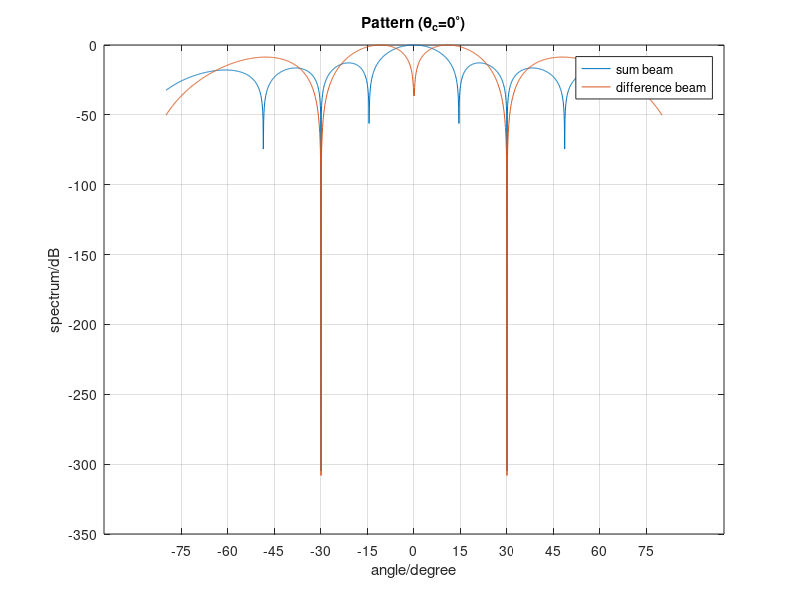
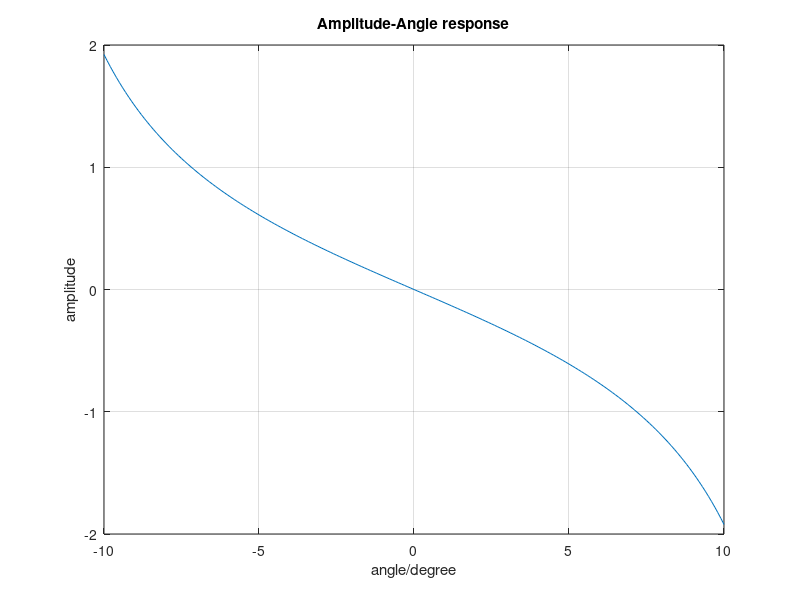

The MATLAB source for these figures, in order:
num_array = 2*4;
f = 10e9;
c = 3e8;
wavelength = c/f;
margin = wavelength/2;
theta_signal = 0;

weight_leftSubArray = exp(-1j*2*pi*margin*(0: num_array/2 - 1)'*sind(theta_signal)/wavelength);
weight_rightSubArray = exp(-1j*2*pi*margin*(num_array/2: num_array - 1)'*sind(theta_signal)/wavelength);

theta = (-80: 0.1: 80)';
pattern_left = zeros(length(theta), 1);
pattern_right = zeros(length(theta), 1);
for n = 1: length(theta)
    steerVec_left = exp(-1j*2*pi*margin*(0: num_array/2 - 1)'*sind(theta(n))/wavelength);
    steerVec_right = exp(-1j*2*pi*margin*(num_array/2: num_array - 1)'*sind(theta(n))/wavelength);
    pattern_left(n) = weight_leftSubArray'*steerVec_left;
    pattern_right(n) = weight_rightSubArray'*steerVec_right;
end
sum_beam = pattern_left + pattern_right;
difference_beam = pattern_right - pattern_left;
figure(1)
plot(theta, 20*log10(abs(sum_beam)/max(abs(sum_beam))))
hold on
plot(theta, 20*log10(abs(difference_beam)/max(abs(difference_beam))))
hold off
legend('sum beam', 'difference beam')
set(gca, 'XTICK', -75: 15: 75)
grid on
xlabel('angle/degree')
ylabel('spectrum/dB')
title('Pattern (\theta_c=0^\circ)')

ratio = difference_beam./sum_beam;
figure(2)
plot(theta(find(theta == -10): find(theta == 10)),...
    imag(ratio(find(theta == -10): find(theta == 10))))
grid on
xlabel('angle/degree')
ylabel('amplitude')
title('Amplitude-Angle response')
